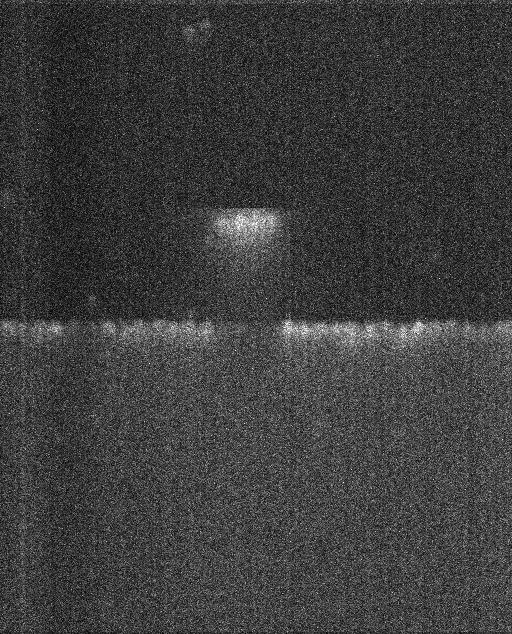
%> input picture systems-biology-specialization/sysbio-4-dynamical-modeling/quizzes/quiz1-fluorescence/flash4.jpg, 512 x 634 px
$ octave ca2plus.m   (GNU Octave 9; MATLAB toolbox functions it lacks are replaced by stand-ins)
%> lines starting %> are read from the running program, lines starting %| are printed output that depends on the picture
% load data
data = imread('flash4.jpg', 'jpg');
%> data is the input picture: size 634x512 uint8; min 0, max 255, mean 61.6

% transpose and reorder
data = data';
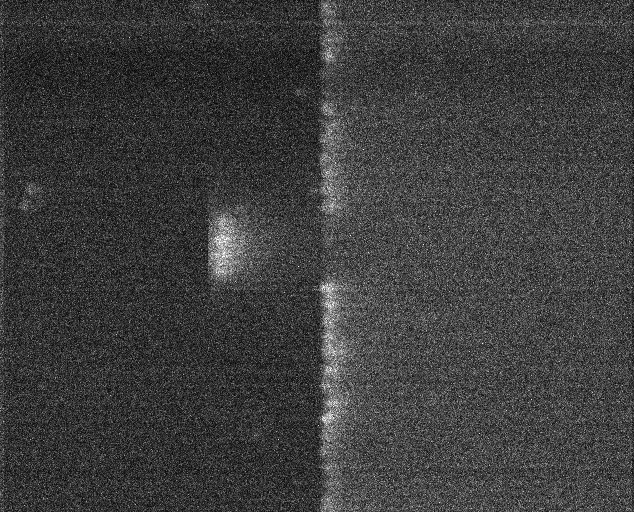
%> data: size 512x634 uint8; min 0, max 255, mean 61.6; mean of the top-left, top-right, bottom-left and bottom-right quarters 50.3, 67.9, 52.7, 75.6
data = data(512:-1:1, :);
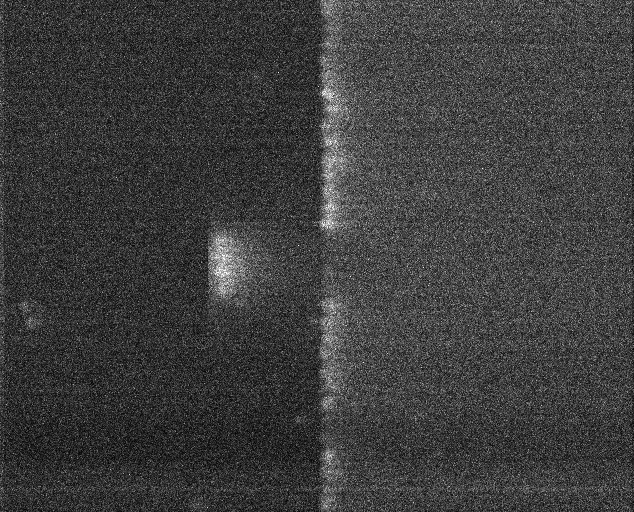
%> data: size 512x634 uint8; min 0, max 255, mean 61.6; mean of the top-left, top-right, bottom-left and bottom-right quarters 52.7, 75.6, 50.3, 67.9

% prob 1

% divide into flash and no flash, and average
flash = mean(data(235:297, :));
%> flash = 634 values, max 171.3 at index 223, min 42.67 at index 117, mean 68.42
noflash = mean(data([1:234, 298:512], :));
%> noflash = 634 values, max 123.1 at index 330, min 46.2 at index 290, mean 60.65

% normalize fluorescence
baseline = mean(data(415:435, :));
%> baseline = 634 values, max 80.9 at index 416, min 28.52 at index 165, mean 50.49
R_flash = flash ./ baseline; % unitless
%> R_flash = 634 values, max 5.77 at index 223, min 0.861 at index 76, mean 1.4
R_noflash = noflash ./ baseline; % unitless
%> R_noflash = 634 values, max 2.01 at index 325, min 0.845 at index 298, mean 1.21

% calculate Ca2+for the two cases
Ca2plus_baseline = 150; % nM
K_D = 1000; % nM

Ca2plus_flash = K_D * R_flash ./ (K_D / Ca2plus_baseline - R_flash + 1);
%> Ca2plus_flash = 634 values, max 3034.9 at index 223, min 126.5 at index 76, mean 237.7
Ca2plus_noflash = K_D * R_noflash ./ (K_D / Ca2plus_baseline - R_noflash + 1);
%> Ca2plus_noflash = 634 values, max 354.6 at index 325, min 123.8 at index 298, mean 188

% plot on the same figure
figure
hold on
plot(1:634, Ca2plus_flash, 'r');
plot(1:634, Ca2plus_noflash, 'b');
xlabel('Time (ms)')
ylabel('Ca2+ (nM)')
legend('Flash', 'No flash', 'Location', 'NorthEast')
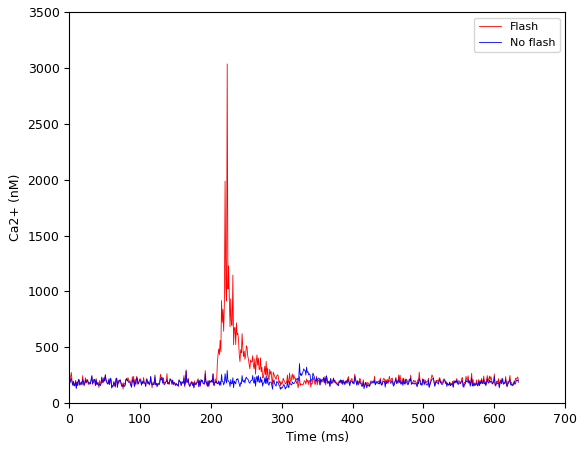
%> figure redrawn from the program's plot data; curve peaks at x = 223, y = 3034.9; curve peaks at x = 325, y = 354.6
